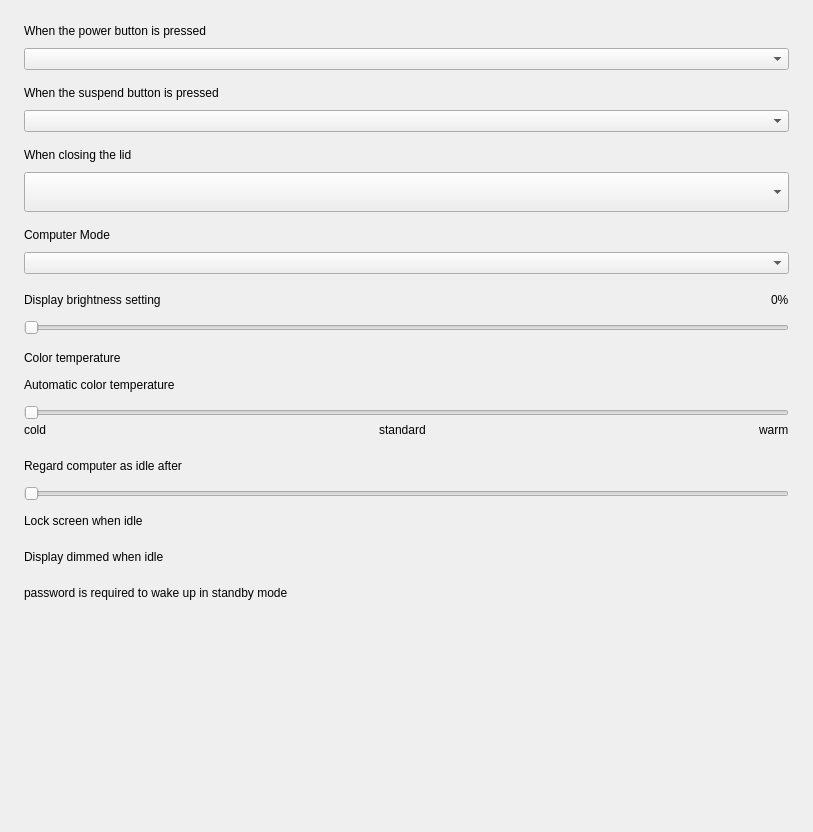
<?xml version="1.0" encoding="UTF-8"?>
<ui version="4.0">
 <class>GeneralSettingsPage</class>
 <widget class="QWidget" name="GeneralSettingsPage">
  <property name="geometry">
   <rect>
    <x>0</x>
    <y>0</y>
    <width>813</width>
    <height>832</height>
   </rect>
  </property>
  <property name="windowTitle">
   <string>GeneralSettingsPage</string>
  </property>
  <layout class="QVBoxLayout" name="verticalLayout">
   <property name="spacing">
    <number>0</number>
   </property>
   <property name="leftMargin">
    <number>0</number>
   </property>
   <property name="topMargin">
    <number>0</number>
   </property>
   <property name="rightMargin">
    <number>0</number>
   </property>
   <property name="bottomMargin">
    <number>0</number>
   </property>
   <item>
    <widget class="QScrollArea" name="scrollArea">
     <property name="frameShape">
      <enum>QFrame::NoFrame</enum>
     </property>
     <property name="widgetResizable">
      <bool>true</bool>
     </property>
     <widget class="QWidget" name="scrollAreaWidgetContents">
      <property name="geometry">
       <rect>
        <x>0</x>
        <y>0</y>
        <width>813</width>
        <height>832</height>
       </rect>
      </property>
      <layout class="QVBoxLayout" name="verticalLayout_9">
       <property name="spacing">
        <number>0</number>
       </property>
       <property name="leftMargin">
        <number>24</number>
       </property>
       <property name="topMargin">
        <number>24</number>
       </property>
       <property name="rightMargin">
        <number>24</number>
       </property>
       <property name="bottomMargin">
        <number>24</number>
       </property>
       <item>
        <widget class="QWidget" name="widget" native="true">
         <layout class="QVBoxLayout" name="verticalLayout_10">
          <property name="spacing">
           <number>0</number>
          </property>
          <property name="leftMargin">
           <number>0</number>
          </property>
          <property name="topMargin">
           <number>0</number>
          </property>
          <property name="rightMargin">
           <number>0</number>
          </property>
          <property name="bottomMargin">
           <number>0</number>
          </property>
          <item>
           <widget class="QWidget" name="widget_powerBtn" native="true">
            <layout class="QVBoxLayout" name="verticalLayout_4">
             <property name="spacing">
              <number>0</number>
             </property>
             <property name="leftMargin">
              <number>0</number>
             </property>
             <property name="topMargin">
              <number>0</number>
             </property>
             <property name="rightMargin">
              <number>0</number>
             </property>
             <property name="bottomMargin">
              <number>0</number>
             </property>
             <item>
              <widget class="QLabel" name="label">
               <property name="text">
                <string>When the power button is pressed</string>
               </property>
              </widget>
             </item>
             <item>
              <spacer name="verticalSpacer_3">
               <property name="orientation">
                <enum>Qt::Vertical</enum>
               </property>
               <property name="sizeType">
                <enum>QSizePolicy::Fixed</enum>
               </property>
               <property name="sizeHint" stdset="0">
                <size>
                 <width>20</width>
                 <height>10</height>
                </size>
               </property>
              </spacer>
             </item>
             <item>
              <widget class="QComboBox" name="combo_powerButton">
               <property name="accessibleName">
                <string>ComboPowerButtonAction</string>
               </property>
              </widget>
             </item>
             <item>
              <spacer name="verticalSpacer_5">
               <property name="orientation">
                <enum>Qt::Vertical</enum>
               </property>
               <property name="sizeType">
                <enum>QSizePolicy::Fixed</enum>
               </property>
               <property name="sizeHint" stdset="0">
                <size>
                 <width>20</width>
                 <height>16</height>
                </size>
               </property>
              </spacer>
             </item>
            </layout>
           </widget>
          </item>
          <item>
           <widget class="QWidget" name="widget_suspend" native="true">
            <layout class="QVBoxLayout" name="verticalLayout_5">
             <property name="spacing">
              <number>0</number>
             </property>
             <property name="leftMargin">
              <number>0</number>
             </property>
             <property name="topMargin">
              <number>0</number>
             </property>
             <property name="rightMargin">
              <number>0</number>
             </property>
             <property name="bottomMargin">
              <number>0</number>
             </property>
             <item>
              <widget class="QLabel" name="label_suspend">
               <property name="text">
                <string>When the suspend button is pressed</string>
               </property>
              </widget>
             </item>
             <item>
              <spacer name="verticalSpacer_4">
               <property name="orientation">
                <enum>Qt::Vertical</enum>
               </property>
               <property name="sizeType">
                <enum>QSizePolicy::Fixed</enum>
               </property>
               <property name="sizeHint" stdset="0">
                <size>
                 <width>20</width>
                 <height>10</height>
                </size>
               </property>
              </spacer>
             </item>
             <item>
              <widget class="QComboBox" name="combo_suspendButton">
               <property name="accessibleName">
                <string>ComboSuspendAction</string>
               </property>
              </widget>
             </item>
            </layout>
           </widget>
          </item>
          <item>
           <spacer name="verticalSpacer_7">
            <property name="orientation">
             <enum>Qt::Vertical</enum>
            </property>
            <property name="sizeType">
             <enum>QSizePolicy::Fixed</enum>
            </property>
            <property name="sizeHint" stdset="0">
             <size>
              <width>20</width>
              <height>16</height>
             </size>
            </property>
           </spacer>
          </item>
          <item>
           <widget class="QWidget" name="widget_lid" native="true">
            <layout class="QVBoxLayout" name="verticalLayout_6">
             <property name="spacing">
              <number>0</number>
             </property>
             <property name="leftMargin">
              <number>0</number>
             </property>
             <property name="topMargin">
              <number>0</number>
             </property>
             <property name="rightMargin">
              <number>0</number>
             </property>
             <property name="bottomMargin">
              <number>0</number>
             </property>
             <item>
              <widget class="QLabel" name="label_3">
               <property name="text">
                <string>When closing the lid</string>
               </property>
              </widget>
             </item>
             <item>
              <spacer name="verticalSpacer_6">
               <property name="orientation">
                <enum>Qt::Vertical</enum>
               </property>
               <property name="sizeType">
                <enum>QSizePolicy::Fixed</enum>
               </property>
               <property name="sizeHint" stdset="0">
                <size>
                 <width>20</width>
                 <height>10</height>
                </size>
               </property>
              </spacer>
             </item>
             <item>
              <widget class="QComboBox" name="combo_closingLid">
               <property name="sizePolicy">
                <sizepolicy hsizetype="Preferred" vsizetype="Fixed">
                 <horstretch>0</horstretch>
                 <verstretch>0</verstretch>
                </sizepolicy>
               </property>
               <property name="minimumSize">
                <size>
                 <width>0</width>
                 <height>40</height>
                </size>
               </property>
               <property name="maximumSize">
                <size>
                 <width>16777215</width>
                 <height>40</height>
                </size>
               </property>
               <property name="accessibleName">
                <string>ComboCloseLidAction</string>
               </property>
              </widget>
             </item>
             <item>
              <spacer name="verticalSpacer_2">
               <property name="orientation">
                <enum>Qt::Vertical</enum>
               </property>
               <property name="sizeType">
                <enum>QSizePolicy::Fixed</enum>
               </property>
               <property name="sizeHint" stdset="0">
                <size>
                 <width>20</width>
                 <height>16</height>
                </size>
               </property>
              </spacer>
             </item>
            </layout>
           </widget>
          </item>
          <item>
           <widget class="QWidget" name="widget_computerMode" native="true">
            <layout class="QVBoxLayout" name="verticalLayout_7">
             <property name="spacing">
              <number>0</number>
             </property>
             <property name="leftMargin">
              <number>0</number>
             </property>
             <property name="topMargin">
              <number>0</number>
             </property>
             <property name="rightMargin">
              <number>0</number>
             </property>
             <property name="bottomMargin">
              <number>0</number>
             </property>
             <item>
              <widget class="QLabel" name="label_2">
               <property name="text">
                <string>Computer Mode</string>
               </property>
              </widget>
             </item>
             <item>
              <spacer name="verticalSpacer_10">
               <property name="orientation">
                <enum>Qt::Vertical</enum>
               </property>
               <property name="sizeType">
                <enum>QSizePolicy::Fixed</enum>
               </property>
               <property name="sizeHint" stdset="0">
                <size>
                 <width>20</width>
                 <height>10</height>
                </size>
               </property>
              </spacer>
             </item>
             <item>
              <widget class="QComboBox" name="combo_computerMode"/>
             </item>
             <item>
              <spacer name="verticalSpacer_14">
               <property name="orientation">
                <enum>Qt::Vertical</enum>
               </property>
               <property name="sizeType">
                <enum>QSizePolicy::Fixed</enum>
               </property>
               <property name="sizeHint" stdset="0">
                <size>
                 <width>20</width>
                 <height>16</height>
                </size>
               </property>
              </spacer>
             </item>
            </layout>
           </widget>
          </item>
          <item>
           <widget class="QWidget" name="widget_brightness" native="true">
            <layout class="QVBoxLayout" name="verticalLayout_3">
             <property name="spacing">
              <number>0</number>
             </property>
             <property name="leftMargin">
              <number>0</number>
             </property>
             <property name="topMargin">
              <number>0</number>
             </property>
             <property name="rightMargin">
              <number>0</number>
             </property>
             <property name="bottomMargin">
              <number>0</number>
             </property>
             <item>
              <layout class="QHBoxLayout" name="horizontalLayout">
               <property name="spacing">
                <number>0</number>
               </property>
               <property name="topMargin">
                <number>0</number>
               </property>
               <item>
                <widget class="QLabel" name="label_brightness">
                 <property name="text">
                  <string>Display brightness setting</string>
                 </property>
                </widget>
               </item>
               <item>
                <spacer name="horizontalSpacer_4">
                 <property name="orientation">
                  <enum>Qt::Horizontal</enum>
                 </property>
                 <property name="sizeHint" stdset="0">
                  <size>
                   <width>40</width>
                   <height>20</height>
                  </size>
                 </property>
                </spacer>
               </item>
               <item>
                <widget class="QLabel" name="label_brightnessPercent">
                 <property name="text">
                  <string>0%</string>
                 </property>
                </widget>
               </item>
              </layout>
             </item>
             <item>
              <spacer name="verticalSpacer_8">
               <property name="orientation">
                <enum>Qt::Vertical</enum>
               </property>
               <property name="sizeType">
                <enum>QSizePolicy::Fixed</enum>
               </property>
               <property name="sizeHint" stdset="0">
                <size>
                 <width>20</width>
                 <height>10</height>
                </size>
               </property>
              </spacer>
             </item>
             <item>
              <layout class="QHBoxLayout" name="horizontalLayout_9">
               <property name="topMargin">
                <number>0</number>
               </property>
               <item>
                <widget class="QSlider" name="slider_brightness">
                 <property name="accessibleName">
                  <string>SliderDisplayBrightness</string>
                 </property>
                 <property name="orientation">
                  <enum>Qt::Horizontal</enum>
                 </property>
                </widget>
               </item>
              </layout>
             </item>
             <item>
              <spacer name="verticalSpacer_9">
               <property name="orientation">
                <enum>Qt::Vertical</enum>
               </property>
               <property name="sizeType">
                <enum>QSizePolicy::Fixed</enum>
               </property>
               <property name="sizeHint" stdset="0">
                <size>
                 <width>20</width>
                 <height>16</height>
                </size>
               </property>
              </spacer>
             </item>
            </layout>
           </widget>
          </item>
          <item>
           <widget class="QWidget" name="widget_colorTemperature" native="true">
            <layout class="QVBoxLayout" name="verticalLayout_11">
             <property name="spacing">
              <number>0</number>
             </property>
             <property name="leftMargin">
              <number>0</number>
             </property>
             <property name="topMargin">
              <number>0</number>
             </property>
             <property name="rightMargin">
              <number>0</number>
             </property>
             <property name="bottomMargin">
              <number>0</number>
             </property>
             <item>
              <widget class="QLabel" name="label_6">
               <property name="text">
                <string>Color temperature</string>
               </property>
              </widget>
             </item>
             <item>
              <spacer name="verticalSpacer_12">
               <property name="orientation">
                <enum>Qt::Vertical</enum>
               </property>
               <property name="sizeType">
                <enum>QSizePolicy::Fixed</enum>
               </property>
               <property name="sizeHint" stdset="0">
                <size>
                 <width>20</width>
                 <height>10</height>
                </size>
               </property>
              </spacer>
             </item>
             <item>
              <layout class="QHBoxLayout" name="layout_autoColortemp">
               <property name="spacing">
                <number>0</number>
               </property>
               <property name="bottomMargin">
                <number>0</number>
               </property>
               <item>
                <widget class="QLabel" name="label_7">
                 <property name="text">
                  <string>Automatic color temperature</string>
                 </property>
                </widget>
               </item>
               <item>
                <spacer name="horizontalSpacer">
                 <property name="orientation">
                  <enum>Qt::Horizontal</enum>
                 </property>
                 <property name="sizeHint" stdset="0">
                  <size>
                   <width>40</width>
                   <height>20</height>
                  </size>
                 </property>
                </spacer>
               </item>
              </layout>
             </item>
             <item>
              <spacer name="verticalSpacer_13">
               <property name="orientation">
                <enum>Qt::Vertical</enum>
               </property>
               <property name="sizeType">
                <enum>QSizePolicy::Fixed</enum>
               </property>
               <property name="sizeHint" stdset="0">
                <size>
                 <width>20</width>
                 <height>10</height>
                </size>
               </property>
              </spacer>
             </item>
             <item>
              <widget class="QWidget" name="widget_manualColorTemp" native="true">
               <layout class="QVBoxLayout" name="verticalLayout_12">
                <property name="spacing">
                 <number>0</number>
                </property>
                <property name="leftMargin">
                 <number>0</number>
                </property>
                <property name="topMargin">
                 <number>0</number>
                </property>
                <property name="rightMargin">
                 <number>0</number>
                </property>
                <property name="bottomMargin">
                 <number>0</number>
                </property>
                <item>
                 <widget class="QSlider" name="slider_colorTemp">
                  <property name="orientation">
                   <enum>Qt::Horizontal</enum>
                  </property>
                 </widget>
                </item>
                <item>
                 <layout class="QHBoxLayout" name="horizontalLayout_5">
                  <property name="spacing">
                   <number>0</number>
                  </property>
                  <property name="bottomMargin">
                   <number>0</number>
                  </property>
                  <item>
                   <widget class="QLabel" name="label_10">
                    <property name="text">
                     <string>cold</string>
                    </property>
                   </widget>
                  </item>
                  <item>
                   <spacer name="horizontalSpacer_5">
                    <property name="orientation">
                     <enum>Qt::Horizontal</enum>
                    </property>
                    <property name="sizeHint" stdset="0">
                     <size>
                      <width>40</width>
                      <height>20</height>
                     </size>
                    </property>
                   </spacer>
                  </item>
                  <item>
                   <widget class="QLabel" name="label_9">
                    <property name="text">
                     <string>standard</string>
                    </property>
                   </widget>
                  </item>
                  <item>
                   <spacer name="horizontalSpacer_6">
                    <property name="orientation">
                     <enum>Qt::Horizontal</enum>
                    </property>
                    <property name="sizeHint" stdset="0">
                     <size>
                      <width>40</width>
                      <height>20</height>
                     </size>
                    </property>
                   </spacer>
                  </item>
                  <item>
                   <widget class="QLabel" name="label_8">
                    <property name="text">
                     <string>warm</string>
                    </property>
                   </widget>
                  </item>
                 </layout>
                </item>
               </layout>
              </widget>
             </item>
             <item>
              <spacer name="verticalSpacer_11">
               <property name="orientation">
                <enum>Qt::Vertical</enum>
               </property>
               <property name="sizeType">
                <enum>QSizePolicy::Fixed</enum>
               </property>
               <property name="sizeHint" stdset="0">
                <size>
                 <width>20</width>
                 <height>16</height>
                </size>
               </property>
              </spacer>
             </item>
            </layout>
           </widget>
          </item>
          <item>
           <widget class="QWidget" name="widget_idleTime" native="true">
            <layout class="QVBoxLayout" name="verticalLayout_13">
             <property name="spacing">
              <number>0</number>
             </property>
             <property name="leftMargin">
              <number>0</number>
             </property>
             <property name="topMargin">
              <number>0</number>
             </property>
             <property name="rightMargin">
              <number>0</number>
             </property>
             <property name="bottomMargin">
              <number>0</number>
             </property>
             <item>
              <layout class="QHBoxLayout" name="layout_idleTime">
               <property name="spacing">
                <number>0</number>
               </property>
               <property name="topMargin">
                <number>0</number>
               </property>
               <item>
                <widget class="QLabel" name="label_5">
                 <property name="accessibleName">
                  <string/>
                 </property>
                 <property name="text">
                  <string>Regard computer as idle after</string>
                 </property>
                </widget>
               </item>
               <item>
                <spacer name="horizontalSpacer_3">
                 <property name="orientation">
                  <enum>Qt::Horizontal</enum>
                 </property>
                 <property name="sizeHint" stdset="0">
                  <size>
                   <width>40</width>
                   <height>20</height>
                  </size>
                 </property>
                </spacer>
               </item>
               <item>
                <widget class="QLabel" name="label_idleTime">
                 <property name="minimumSize">
                  <size>
                   <width>0</width>
                   <height>0</height>
                  </size>
                 </property>
                 <property name="text">
                  <string/>
                 </property>
                 <property name="alignment">
                  <set>Qt::AlignCenter</set>
                 </property>
                </widget>
               </item>
              </layout>
             </item>
             <item>
              <spacer name="verticalSpacer_15">
               <property name="orientation">
                <enum>Qt::Vertical</enum>
               </property>
               <property name="sizeType">
                <enum>QSizePolicy::Fixed</enum>
               </property>
               <property name="sizeHint" stdset="0">
                <size>
                 <width>20</width>
                 <height>10</height>
                </size>
               </property>
              </spacer>
             </item>
             <item>
              <widget class="QSlider" name="slider_idleTime">
               <property name="accessibleName">
                <string>SliderComputerIdleTime</string>
               </property>
               <property name="orientation">
                <enum>Qt::Horizontal</enum>
               </property>
              </widget>
             </item>
             <item>
              <spacer name="verticalSpacer_16">
               <property name="orientation">
                <enum>Qt::Vertical</enum>
               </property>
               <property name="sizeType">
                <enum>QSizePolicy::Fixed</enum>
               </property>
               <property name="sizeHint" stdset="0">
                <size>
                 <width>20</width>
                 <height>10</height>
                </size>
               </property>
              </spacer>
             </item>
             <item>
              <layout class="QHBoxLayout" name="layout_idleLock">
               <property name="bottomMargin">
                <number>0</number>
               </property>
               <item>
                <widget class="QLabel" name="label_4">
                 <property name="text">
                  <string>Lock screen when idle</string>
                 </property>
                </widget>
               </item>
               <item>
                <spacer name="horizontalSpacer_2">
                 <property name="orientation">
                  <enum>Qt::Horizontal</enum>
                 </property>
                 <property name="sizeHint" stdset="0">
                  <size>
                   <width>40</width>
                   <height>20</height>
                  </size>
                 </property>
                </spacer>
               </item>
              </layout>
             </item>
             <item>
              <widget class="QWidget" name="widget_displayIdleDimmed" native="true">
               <layout class="QHBoxLayout" name="layout_displayIdleDimmed">
                <property name="leftMargin">
                 <number>0</number>
                </property>
                <property name="topMargin">
                 <number>16</number>
                </property>
                <property name="rightMargin">
                 <number>0</number>
                </property>
                <property name="bottomMargin">
                 <number>0</number>
                </property>
                <item>
                 <widget class="QLabel" name="label_12">
                  <property name="text">
                   <string>Display dimmed when idle</string>
                  </property>
                 </widget>
                </item>
                <item>
                 <spacer name="horizontalSpacer_8">
                  <property name="orientation">
                   <enum>Qt::Horizontal</enum>
                  </property>
                  <property name="sizeHint" stdset="0">
                   <size>
                    <width>40</width>
                    <height>20</height>
                   </size>
                  </property>
                 </spacer>
                </item>
               </layout>
              </widget>
             </item>
             <item>
              <spacer name="verticalSpacer">
               <property name="orientation">
                <enum>Qt::Vertical</enum>
               </property>
               <property name="sizeType">
                <enum>QSizePolicy::Fixed</enum>
               </property>
               <property name="sizeHint" stdset="0">
                <size>
                 <width>20</width>
                 <height>16</height>
                </size>
               </property>
              </spacer>
             </item>
             <item>
              <layout class="QHBoxLayout" name="layout_suspendLockScreen">
               <property name="bottomMargin">
                <number>0</number>
               </property>
               <item>
                <widget class="QLabel" name="label_11">
                 <property name="text">
                  <string>password is required to wake up in standby mode</string>
                 </property>
                </widget>
               </item>
               <item>
                <spacer name="horizontalSpacer_7">
                 <property name="orientation">
                  <enum>Qt::Horizontal</enum>
                 </property>
                 <property name="sizeHint" stdset="0">
                  <size>
                   <width>40</width>
                   <height>20</height>
                  </size>
                 </property>
                </spacer>
               </item>
              </layout>
             </item>
            </layout>
           </widget>
          </item>
          <item>
           <spacer name="verticalSpacer_17">
            <property name="orientation">
             <enum>Qt::Vertical</enum>
            </property>
            <property name="sizeHint" stdset="0">
             <size>
              <width>20</width>
              <height>40</height>
             </size>
            </property>
           </spacer>
          </item>
         </layout>
        </widget>
       </item>
      </layout>
     </widget>
    </widget>
   </item>
  </layout>
 </widget>
 <resources/>
 <connections/>
</ui>
